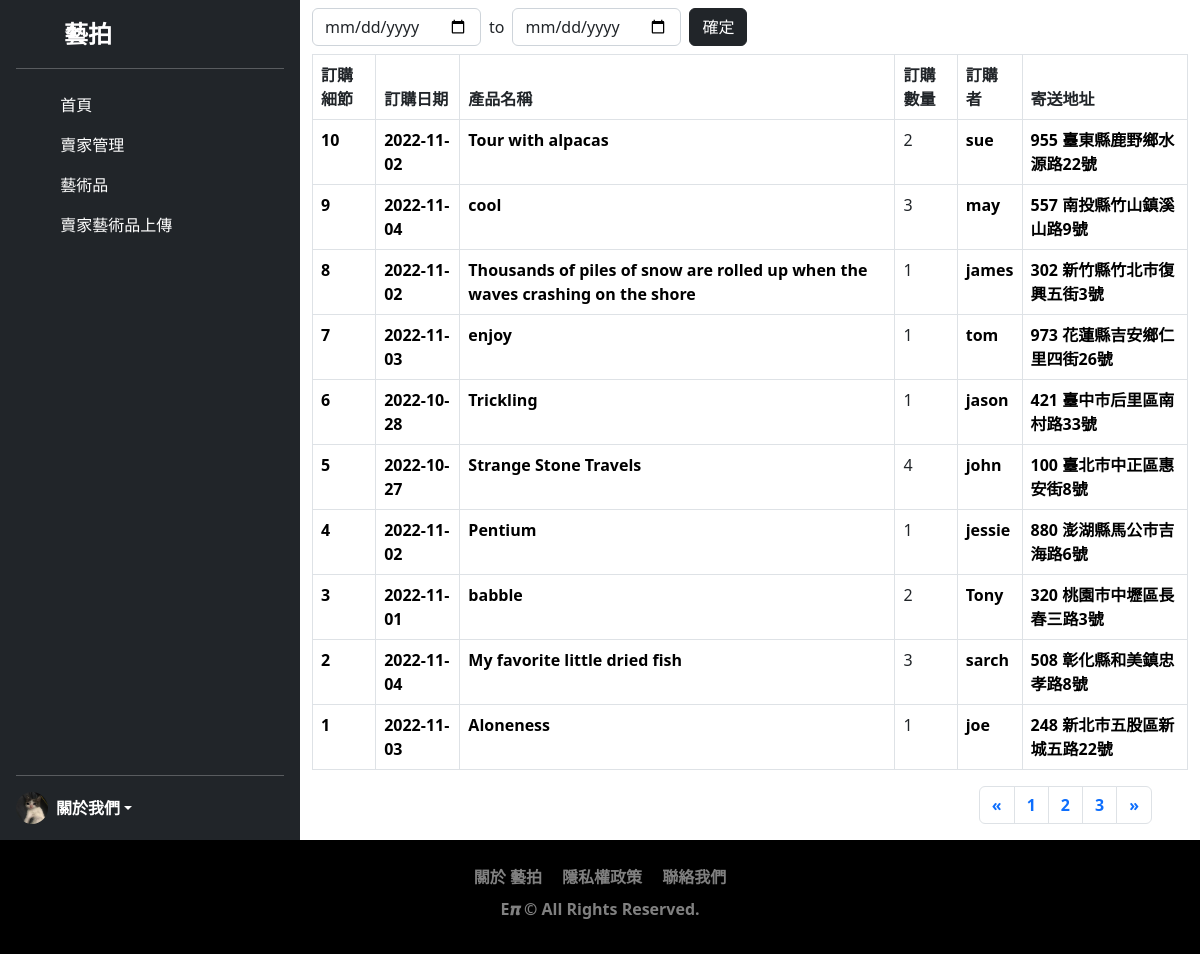
The page /product/order-list.php on the database its author committed.
### tables this page shows
CREATE TABLE `user_order` (
  `id` int(6) UNSIGNED NOT NULL,
  `product_id` int(4) NOT NULL,
  `user_id` int(6) NOT NULL,
  `amount` int(4) NOT NULL,
  `order_date` date NOT NULL,
  `payment` varchar(50) NOT NULL,
  `send_address` varchar(255) NOT NULL
);

CREATE TABLE `product` (
  `id` int(5) NOT NULL,
  `name` varchar(225) NOT NULL,
  `category` int(5) NOT NULL,
  `price` int(7) NOT NULL,
  `amount` int(5) NOT NULL,
  `create_time` datetime NOT NULL,
  `author` varchar(225) NOT NULL,
  `images` varchar(225) NOT NULL,
  `detailed` varchar(255) NOT NULL,
  `sell_id` int(5) NOT NULL
);

CREATE TABLE `users` (
  `id` int(6) UNSIGNED NOT NULL,
  `account` varchar(20) NOT NULL,
  `password` varchar(50) NOT NULL,
  `name` varchar(30) NOT NULL,
  `phone` varchar(30) DEFAULT NULL,
  `email` varchar(30) DEFAULT NULL,
  `created_at` datetime DEFAULT NULL,
  `valid` tinyint(1) NOT NULL
);

### product/order-list.php (the view, shortened to what this page needs)
<?php
require_once("../db2-connect.php");
$whereClause = "";
$sql = "SELECT user_order.*, users.account, product.price, product.name AS product_name FROM user_order
JOIN users ON user_order.user_id = users.id
JOIN product ON user_order.product_id = product.id
$whereClause
ORDER BY user_order.id DESC
";
$result = $conn->query($sql);
$rows = $result->fetch_all(MYSQLI_ASSOC);
?>
<!doctype html>
<html lang="en">
<head>
    <link href="https://cdn.jsdelivr.net/npm/bootstrap@5.2.1/dist/css/bootstrap.min.css" rel="stylesheet">
</head>
<body>
    <main>
        <div class="row g-0">
            <div class="col-xs-12 col-sm-4 col-md-4 col-lg-3">
                <div class="d-flex flex-column flex-shrink-0 p-3 text-white bg-dark" style="height: 100%; min-height:100vh">
                    <a href="../seller/dashboard.php" class="d-flex align-items-center mb-3 mb-md-0 me-md-auto text-white text-decoration-none">
                        <svg class="bi me-2" width="40" height="32">
                            <use xlink:href="#bootstrap"></use>
                        </svg>
                        <span class="fs-4">藝拍</span>
                    </a>
                    <hr>
                    <ul class="nav nav-pills flex-column mb-auto">
                        <li class="nav-item">
                            <a href="../seller/dashboard.php" class="nav-link text-white" aria-current="page">
                                <svg class="bi me-2" width="16" height="16">
                                    <use xlink:href="#home"></use>
                                </svg>
                                首頁
                            </a>
                        </li>
                        <li class="nav-item">
                            <a href="../seller/sellers.php" class="nav-link text-white">
                                <svg class="bi me-2" width="16" height="16">
                                    <use xlink:href="#table"></use>
                                </svg>
                                賣家管理
                            </a>
                        </li>
                        <li class="nav-item">
                            <a href="./product-list2.php" class="nav-link text-white">
                                <svg class="bi me-2" width="16" height="16">
                                    <use xlink:href="#grid"></use>
                                </svg>
                                藝術品
                            </a>
                        </li>
                        <li class="nav-item">
                            <a href="../seller/file-upload.php" class="nav-link text-white">
                                <svg class="bi me-2" width="16" height="16">
                                    <use xlink:href="#people-circle"></use>
                                </svg>
                                賣家藝術品上傳
                            </a>
                        </li>
                    </ul>
                    <hr>
                    <div class="dropdown">
                        <a href="#" class="d-flex align-items-center text-white text-decoration-none dropdown-toggle" id="dropdownUser1" data-bs-toggle="dropdown" aria-expanded="false">
                            <img src="./images/201.jpg" alt="" width="32" height="32" class="rounded-circle me-2">
                            <strong>關於我們</strong>
                        </a>
                    </div>
                </div>
            </div>
            <div class="col-xs-12 col-sm-8 col-md-8 col-lg-9">
                <div class="container">
                    <div class="py-2">
                        <form action="">
                            <div class="row g-2 align-items-center">
                                <div class="col-auto">
                                    <input type="date" class="form-control" name="startDate" value="<?php
                                                                                                    if (isset($_GET["startDate"])) echo $_GET           ["startDate"];
                                                                                                    ?>">
                                </div>
                                <div class="col-auto">
                                    to
                                </div>
                                <div class="col-auto">
                                    <input type="date" class="form-control" name="endDate" value="<?php
                                                                                                    if (isset($_GET["endDate"])) echo $_GET["endDate"];
                                                                                                    ?>">
                                </div>
                                <div class="col-auto">
                                    <button class="btn btn-dark">確定</button>
                                </div>
                            </div>
                        </form>
                    </div>
                    <div class="table-responsive">
                        <table class="table table-bordered">
                            <thead>
                                <tr>
                                    <th>訂購細節</th>
                                    <th>訂購日期</th>
                                    <th>產品名稱</th>
                                    <th>訂購數量</th>
                                    <th>訂購者</th>
                                    <th>寄送地址</th>
                                </tr>
                            </thead>
                            <tbody>
                                <?php foreach ($rows as $data) : ?>
                                    <tr>
                                        <td>
                                            <a href="order-detail.php?id=<?= $data["id"] ?>">
                                                <?= $data["id"] ?>
                                            </a>
                                        <td>
                                            <a href="order-list.php?date=<?= $data["order_date"] ?>"><?= $data["order_date"] ?></a>
                                        </td>
                                        </td>
                                        <td>
                                        <a href="order-list.php?product_id=<?=$data["product_id"] ?>">
                                        <?=$data["product_name"] ?>
                                        </a>
                                        </td>
                                        <td><?= $data["amount"] ?></td>
                                        <td>
                                            <a href="order-list.php?user_id=<?= $data["user_id"] ?>">
                                                <?= $data["account"] ?>
                                            </a>
                                        </td>
                                        <td>
                                            <a href="order-list.php?send_address=<?= $data["send_address"] ?>">
                                                <?= $data["send_address"] ?>
                                            </a>
                                        </td>
                                    </tr>
                                <?php endforeach; ?>
                            </tbody>
                        </table>
                    </div>
                </div>
                <nav aria-label="Page navigation example">
                    <ul class="pagination justify-content-end px-5">
                        <li class="page-item">
                            <a class="page-link" href="#" aria-label="Previous">
                                <span aria-hidden="true">&laquo;</span>
                            </a>
                        </li>
                        <li class="page-item"><a class="page-link" href="#">1</a></li>
                        <li class="page-item"><a class="page-link" href="#">2</a></li>
                        <li class="page-item"><a class="page-link" href="#">3</a></li>
                        <li class="page-item">
                            <a class="page-link" href="#" aria-label="Next">
                                <span aria-hidden="true">&raquo;</span>
                            </a>
                        </li>
                    </ul>
                </nav>
            </div>
        </div>
    </main>
    <footer class="footer">
        <div class="container-fruid d-flex justify-content-center">
            <div class="menu list-unstyled inline-flex">
                <a href="#" class="text-decoration-none text-white-50 px-2">關於 藝拍</a>
                <a href="#" class="text-decoration-none text-white-50 px-2">隱私權政策</a>
                <a href="#" class="text-decoration-none text-white-50 px-2">聯絡我們</a>
            </div>
        </div>
        <div class="d-flex justify-content-center">
            <div class="menu list-unstyled inline-flex py-2">
                <a href="" class="text-decoration-none text-white-50">E𝝅 © All Rights Reserved.</a>
            </div>
        </div>
    </footer>
</body>
</html>

### product/order-list.php (style rules this page uses)
a { text-decoration: none; color: black; font-weight: 600; }
.footer { background-color: black; padding: 25px 30px; min-height: 50px; }

### rows shown on the page
user_order: id "10", order_date "2022-11-02", product.name "Tour with alpacas", amount "2", user.account "sue", send_address "955 臺東縣鹿野鄉水源路22號"
user_order: id "9", order_date "2022-11-04", product.name "cool", amount "3", user.account "may", send_address "557 南投縣竹山鎮溪山路9號"
user_order: id "8", order_date "2022-11-02", product.name "Thousands of piles of snow are rolled up when the waves crashing on the shore", amount "1", user.account "james", send_address "302 新竹縣竹北市復興五街3號"
user_order: id "7", order_date "2022-11-03", product.name "enjoy", amount "1", user.account "tom", send_address "973 花蓮縣吉安鄉仁里四街26號"
user_order: id "6", order_date "2022-10-28", product.name "Trickling", amount "1", user.account "jason", send_address "421 臺中市后里區南村路33號"
user_order: id "5", order_date "2022-10-27", product.name "Strange Stone Travels", amount "4", user.account "john", send_address "100 臺北市中正區惠安街8號"
user_order: id "4", order_date "2022-11-02", product.name "Pentium", amount "1", user.account "jessie", send_address "880 澎湖縣馬公市吉海路6號"
user_order: id "3", order_date "2022-11-01", product.name "babble", amount "2", user.account "Tony", send_address "320 桃園市中壢區長春三路3號"
user_order: id "2", order_date "2022-11-04", product.name "My favorite little dried fish", amount "3", user.account "sarch", send_address "508 彰化縣和美鎮忠孝路8號"
user_order: id "1", order_date "2022-11-03", product.name "Aloneness", amount "1", user.account "joe", send_address "248 新北市五股區新城五路22號"
